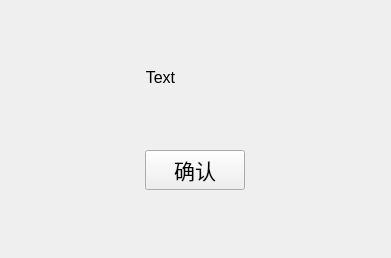
<?xml version="1.0" encoding="UTF-8"?>
<ui version="4.0">
 <class>goodNewsWindow</class>
 <widget class="QWidget" name="goodNewsWindow">
  <property name="geometry">
   <rect>
    <x>0</x>
    <y>0</y>
    <width>391</width>
    <height>258</height>
   </rect>
  </property>
  <property name="windowTitle">
   <string>喜报</string>
  </property>
  <property name="windowIcon">
   <iconset resource="../../../resource.qrc">
    <normaloff>:/lib/lib/icon.png</normaloff>:/lib/lib/icon.png</iconset>
  </property>
  <layout class="QGridLayout" name="gridLayout">
   <item row="2" column="0">
    <widget class="QPushButton" name="backButton">
     <property name="sizePolicy">
      <sizepolicy hsizetype="Minimum" vsizetype="Fixed">
       <horstretch>0</horstretch>
       <verstretch>0</verstretch>
      </sizepolicy>
     </property>
     <property name="minimumSize">
      <size>
       <width>100</width>
       <height>0</height>
      </size>
     </property>
     <property name="font">
      <font>
       <pointsize>16</pointsize>
      </font>
     </property>
     <property name="text">
      <string>确认</string>
     </property>
    </widget>
   </item>
   <item row="0" column="0">
    <widget class="QLabel" name="text">
     <property name="sizePolicy">
      <sizepolicy hsizetype="Fixed" vsizetype="Fixed">
       <horstretch>0</horstretch>
       <verstretch>0</verstretch>
      </sizepolicy>
     </property>
     <property name="font">
      <font>
       <pointsize>12</pointsize>
      </font>
     </property>
     <property name="text">
      <string>Text</string>
     </property>
     <property name="alignment">
      <set>Qt::AlignCenter</set>
     </property>
    </widget>
   </item>
  </layout>
 </widget>
 <resources>
  <include location="../../../resource.qrc"/>
 </resources>
 <connections/>
</ui>
